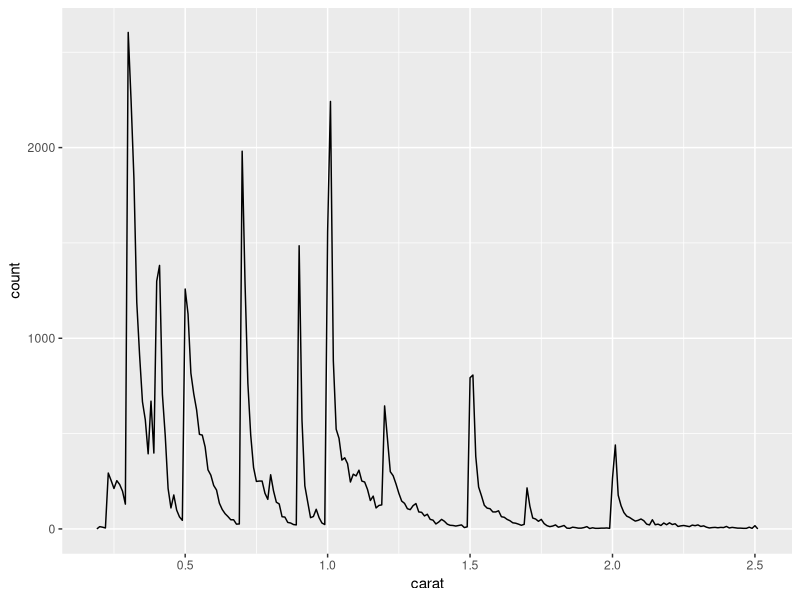
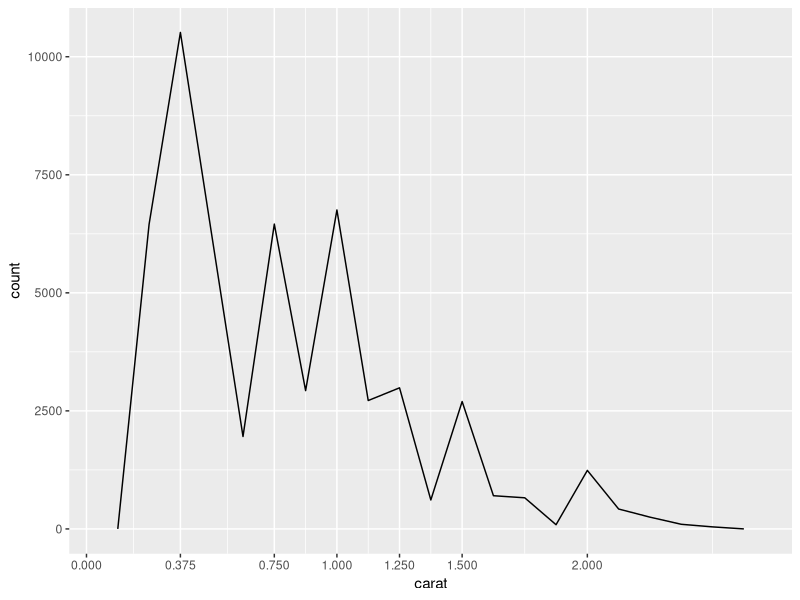

Recreate these plots in R, in order.
## ---- chunk 1
library(ggplot2)
library(dplyr)
smaller <- diamonds %>% 
  filter(carat <= 2.5)
## ---- chunk 2
smaller %>% 
  ggplot(aes(carat)) + 
  geom_freqpoly(binwidth = 0.01)
## ---- chunk 3
smaller %>% 
    ggplot(aes(carat)) + 
    geom_freqpoly(binwidth = .125) +
    scale_x_continuous(
        breaks = c(0, .375, .75, 1, 1.25, 1.5, 2, 3))
    
## ---- chunk 4
smallest <- smaller [1:5,1:5]
# smallest # this would generate an ugly table - remove the first hashtag if you don't believe me
# str(diamonds)
knitr::kable(smallest, 
  caption = "Five rows and columns of the diamonds frame."
)
## ---- chunk 5
attach(smaller)
rankedDiamonds<-smaller[order(-carat),]
rankedDiamonds<-rankedDiamonds[1:20,c(1:4,7)]
knitr::kable(rankedDiamonds, 
  caption = "20 largest diamonds, select columns")
## ---- chunk 6
knitr::kable(arrange(smaller,-carat)[1:20,c(1:4,7)])
